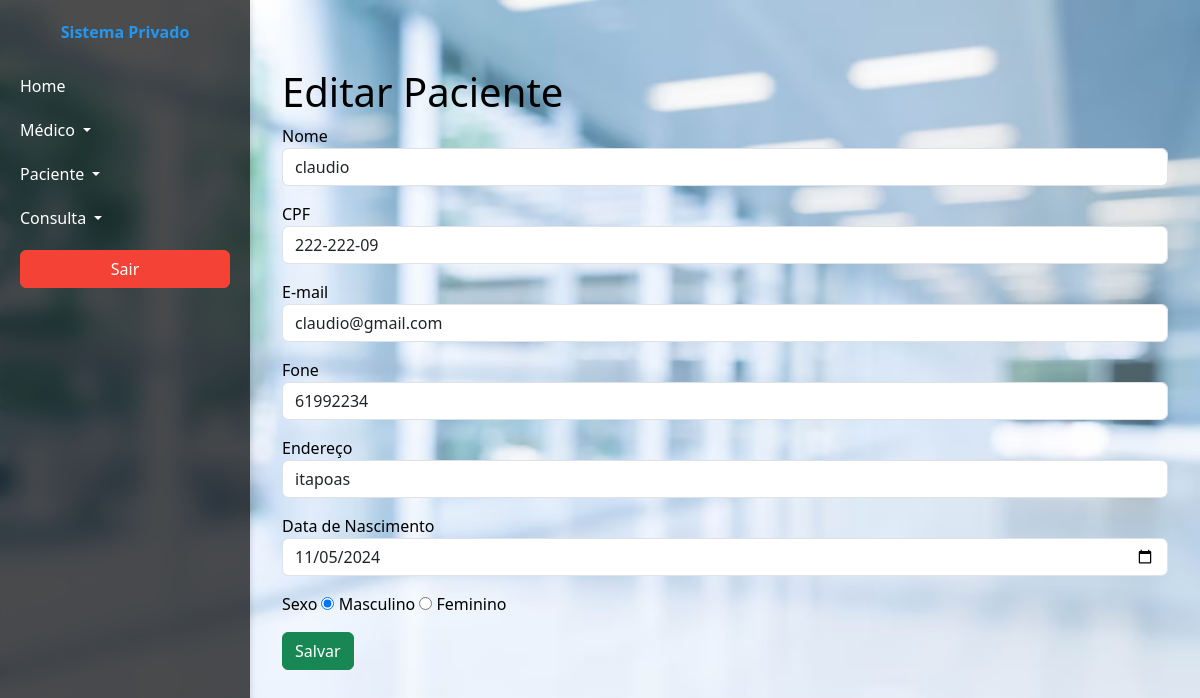
/dashboard.php?page=editar-paciente&id_paciente=19 (signed in), run on the app's committed database.
### tables this page shows
CREATE TABLE `paciente` (
  `id_paciente` int(10) UNSIGNED NOT NULL,
  `nome_paciente` varchar(100) DEFAULT NULL,
  `cpf_paciente` varchar(14) DEFAULT NULL,
  `data_nasc_paciente` date DEFAULT NULL,
  `sexo_paciente` char(1) DEFAULT NULL,
  `fone_paciente` varchar(20) DEFAULT NULL,
  `email_paciente` varchar(100) DEFAULT NULL,
  `endereco_paciente` varchar(100) DEFAULT NULL
);

### editar-paciente.php (the view, shortened to what this page needs)
<h1>Editar Paciente</h1>
<?php
	$sql = "SELECT * FROM paciente WHERE id_paciente = ".$_REQUEST['id_paciente'];
	$res = $conn->query($sql);
	$row = $res->fetch_object();
?>
<form action="?page=salvar-paciente" method="POST">
	<div class="mb-3">
		<label>Nome</label>
		<input type="text" name="nome_paciente" class="form-control" value="<?php print $row->nome_paciente; ?>">
	</div>
	<div class="mb-3">
		<label>CPF</label>
		<input type="text" name="cpf_paciente" class="form-control"  value="<?php print $row->cpf_paciente; ?>">
	</div>
	<div class="mb-3">
		<label>E-mail</label>
		<input type="mail" name="email_paciente" class="form-control" value="<?php print $row->email_paciente; ?>">
	</div>
	<div class="mb-3">
		<label>Fone</label>
		<input type="text" name="fone_paciente" class="form-control" value="<?php print $row->fone_paciente; ?>">
	</div>
	<div class="mb-3">
		<label>Endereço</label>
		<input type="text" name="endereco_paciente" class="form-control" value="<?php print $row->endereco_paciente; ?>">
	</div>
	<div class="mb-3">
		<label>Data de Nascimento</label>
		<input type="date" name="data_nasc_paciente" class="form-control" value="<?php print $row->data_nasc_paciente; ?>">
	</div>
	<div class="mb-3">
		<label>Sexo</label>
		<label><input type="radio" name="sexo_paciente" value="m" <?php echo($row->sexo_paciente=="m"?"checked":""); ?>> Masculino</label>
		<label><input type="radio" name="sexo_paciente" value="f"<?php echo($row->sexo_paciente=="f"?"checked":""); ?>> Feminino</label>
	</div>
	<div class="mb-3">
		<button type="submit" class="btn btn-success">Salvar</button>
	</div>
</form>

### dashboard.php (style rules this page uses)
body { display: flex; height: 100vh; background-image: url('images.avif'); background-size: cover; background-position: center; background-repeat: no-repeat; color: #000; }

### data on the page
paciente: nome_paciente "claudio", cpf_paciente "222-222-09", email_paciente "claudio@gmail.com", fone_paciente "61992234", endereco_paciente "itapoas", data_nasc_paciente "11/05/2024", sexo_paciente "☑ Masculino", sexo_paciente "☐ Feminino"
